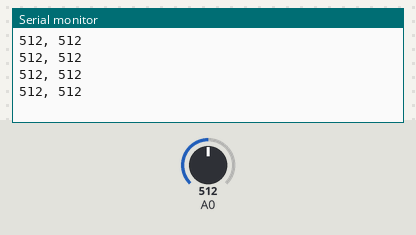
A sketch run on a simulated Arduino Uno, built with avr-gcc and run on an emulated ATmega328P. Shown: the last lines printed to the serial monitor. Inputs (shaded band) come from the test bench; at power-on: A0 = 512.

Above: at 1.2 s.
1.3 s: A0 set to 716
At 1.93 s:
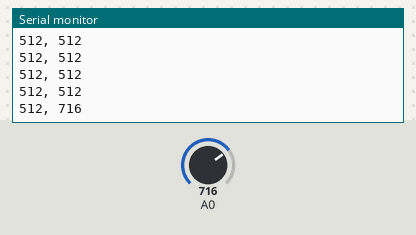
2.8 s: A0 set to 900
At 2.94 s:
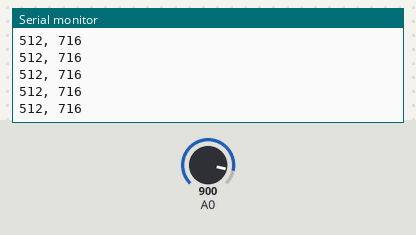
Timing chart, 0 to 5.8 s (numbered marks = the images above; inputs shaded):
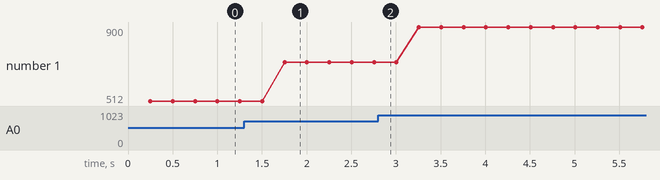

The sketch:

Light_Sensor_test.ino
```cpp
int max_light_value;
int min_light_value;

void setup() {
  // put your setup code here, to run once:
  Serial.begin(9600);
  max_light_value = 0;
  min_light_value = 9999;
}

void loop() {
  // put your main code here, to run repeatedly:
  int light = analogRead(A0);
  delay(250);
  if (light > max_light_value)
  {
    max_light_value = light;
  }
  if (light < min_light_value)
  {
    min_light_value = light;
  }

  Serial.print(min_light_value);
  Serial.print(", ");
  Serial.println(max_light_value);
}
```

Measured:
- after the input at 1.3 s, the serial monitor: prints a new line after 0.45 s (image 1)
- plotted number 1: 512 → 716 after the input at 1.3 s, 716 → 900 after the input at 2.8 s
